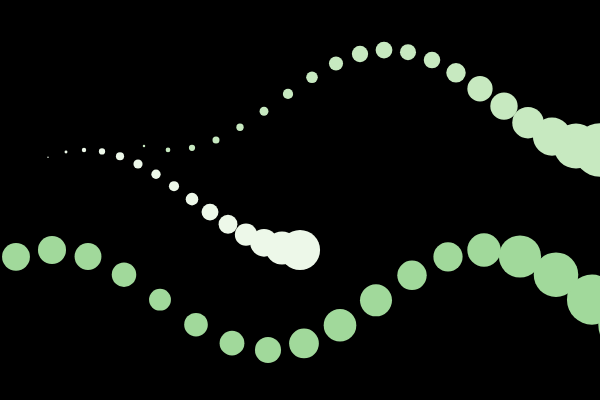
Frame 1 (no input)
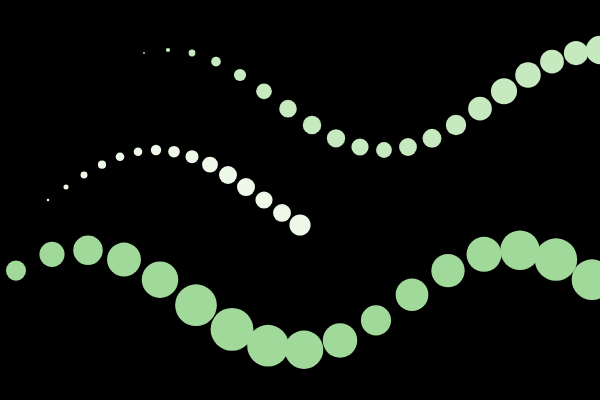
Frame 60 (no input)
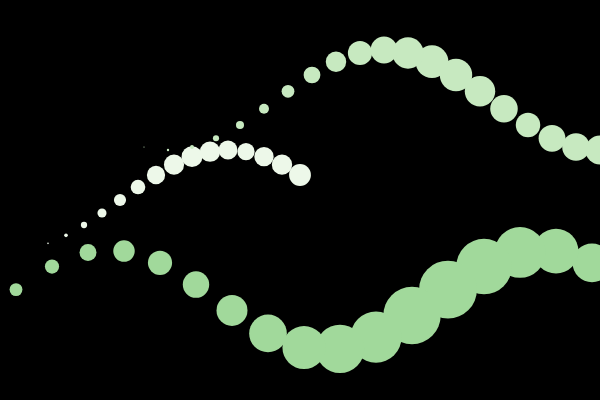
Frame 120 (the mouse pressed at the canvas centre since frame 60)

The p5.js sketch that drew these frames (run headless with seeded random() and noise() and a simulated clock; from frame 60 on, the mouse is pressed at the canvas centre):

// p5.js sketch
// ── sketch.js
function setup() {
  createCanvas(600, 400);
  noStroke();
}

function draw() {
  background(0);
  nyoro(15, width / 2, height / 2, color(237, 248, 233), 1.0);
  nyoro(20, width, height / 4, color(199, 233, 192), 3.0);
  nyoro(30, width + 100, 3 * height / 4, color(161, 217, 155), 0.4);
}

function nyoro(n, x, y, c, sp) {
  for (let i = 0; i < n; i++) {
    fill(c, (n - i) * 255 / n);
    ellipse(
      x - n * i * width / 500,
      y + 50 * cos(radians(n * i + frameCount * sp)),
      (n - i) * 4 * noise(float(i * 10 + frameCount) / 100),
      (n - i) * 4 * noise(float(i * 10 + frameCount) / 100)
    );
  }
}
